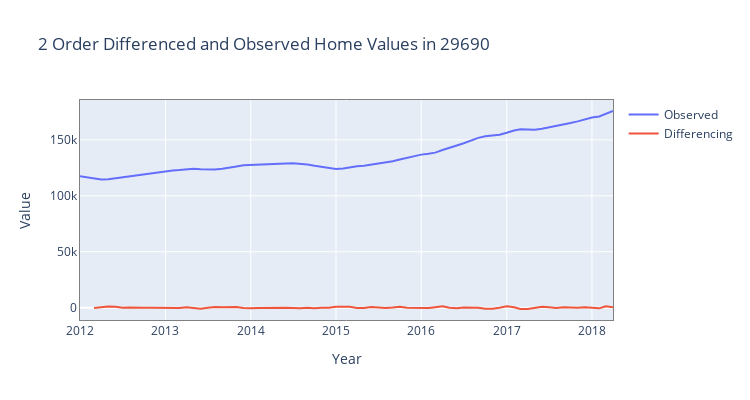
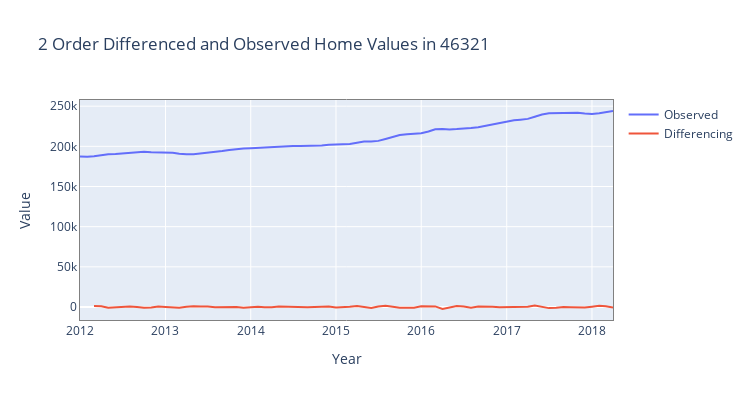

Notebook source saved alongside these figures, in order:
### Markdown cell above
<div class="alert alert-block alert-info">
<b>Observations</b>
    <ul>
        <li>Performing differencing on the top 5 cities only resulted in 2 of them meeting the stationary assumption.</li>
        <li>We will use d=1 for the 33125 and 55102.
    </ul>
</div>

### Code cell
# perform 2nd order differencing
stationarity_diff_chk(df_ts_af_crisis, zipcode=[64106, 29690, 46321],
                      periods=1, plot=True, diff_n=2)
